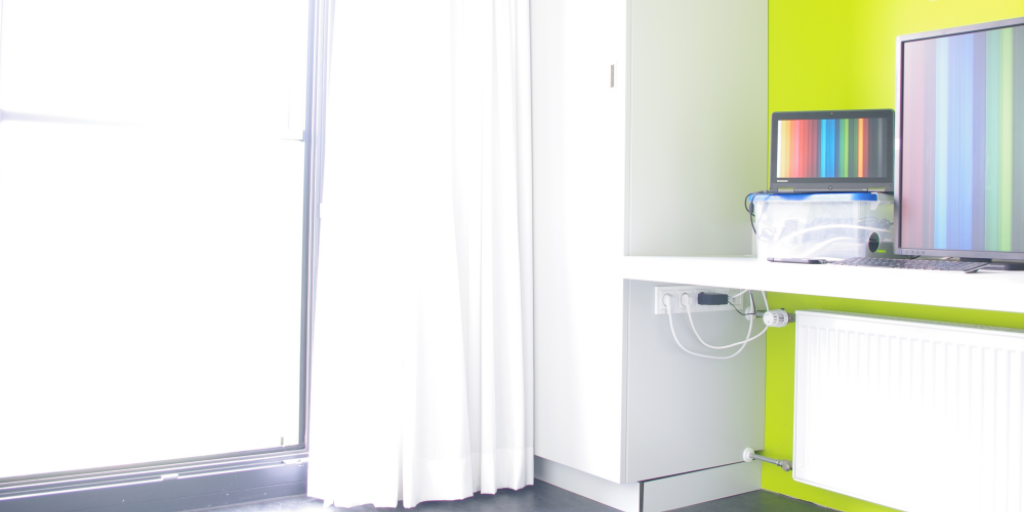
#> input picture samples/fusion-1.png, 1024 x 512 px
$ python 3-mertens.py
#> lines starting #> are read from the running program, lines starting #| are printed output that depends on the picture
import numpy
import cv2

numpyInputs = [
	cv2.imread(filename='./../samples/fusion-1.png', flags=cv2.IMREAD_COLOR).astype(numpy.float32) / 255.0,
	cv2.imread(filename='./../samples/fusion-2.png', flags=cv2.IMREAD_COLOR).astype(numpy.float32) / 255.0,
	cv2.imread(filename='./../samples/fusion-3.png', flags=cv2.IMREAD_COLOR).astype(numpy.float32) / 255.0
]
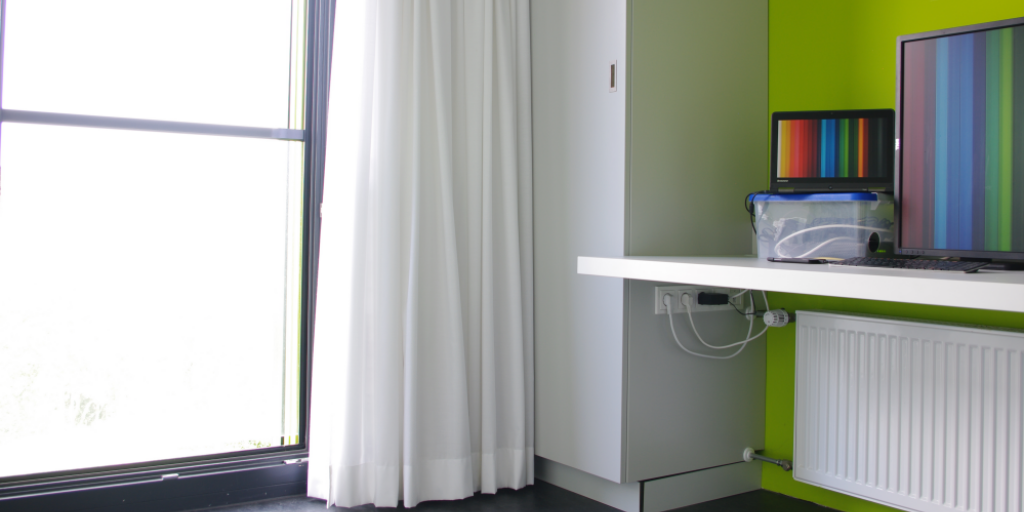
#> input picture samples/fusion-2.png, 1024 x 512 px
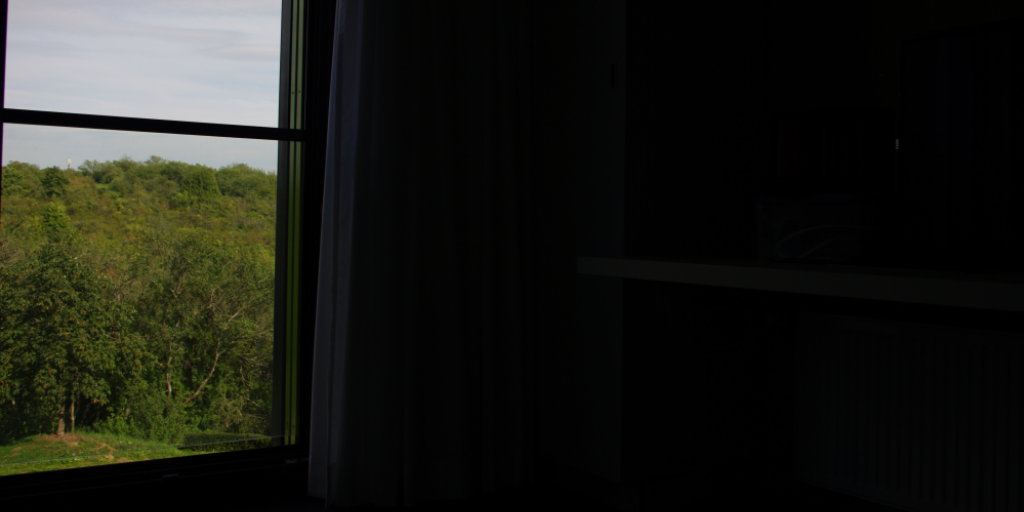
#> input picture samples/fusion-3.png, 1024 x 512 px

dblC, dblS, dblE = 1.0, 1.0, 1.0 # weighting exponents that are used to adjust the influence of each quality measure

numpyWeights = []

for numpyInput in numpyInputs:
	numpyGray = cv2.cvtColor(src=numpyInput, code=cv2.COLOR_RGB2GRAY)

	numpyC = ... # contrast of numpyGray
	numpyS = ... # saturation of numpyInput
	numpyE = ... # well-exposedness of numpyInput

#> (the run stopped early here; a loop or call above may not have finished)
